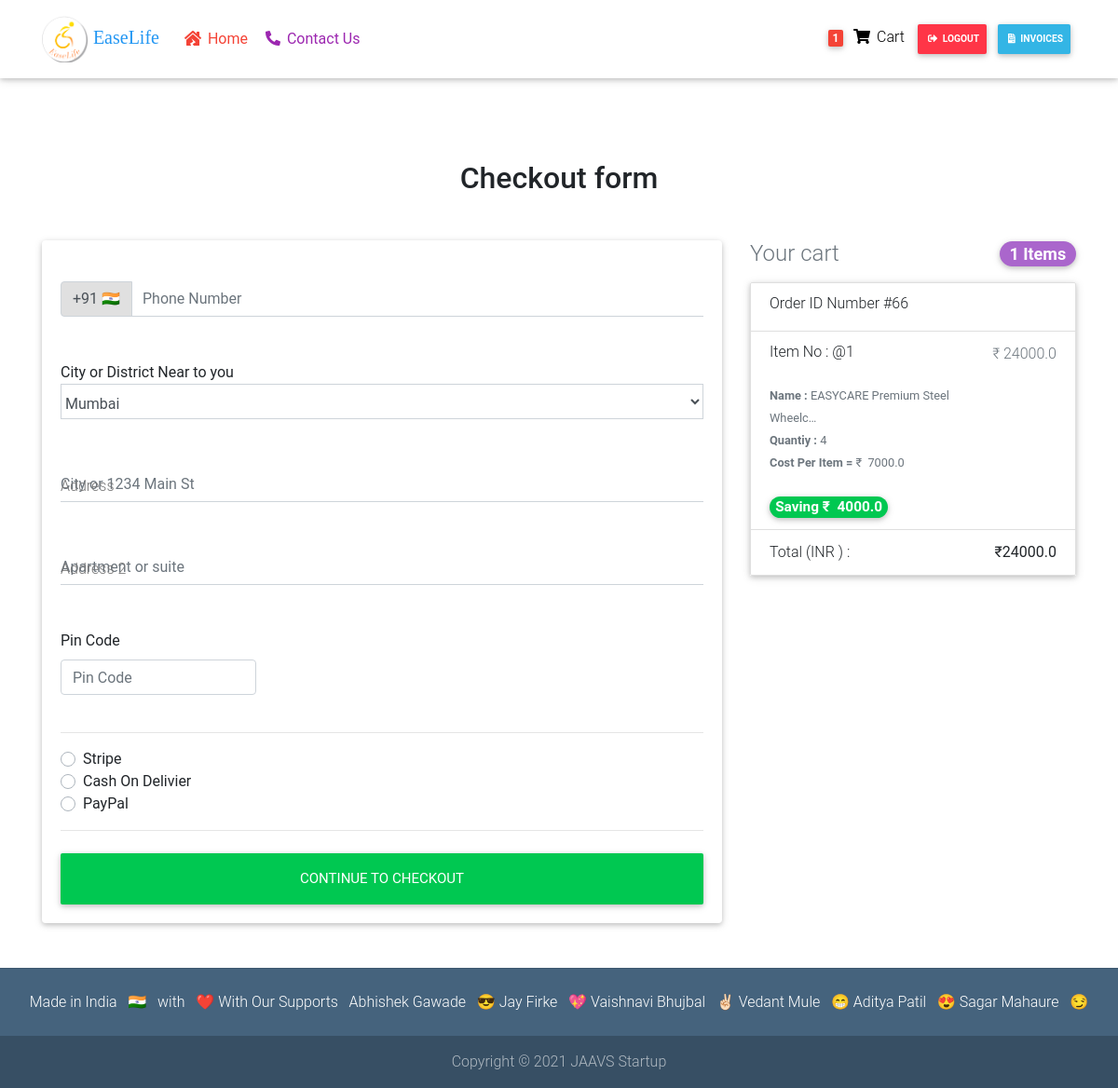
/check_out/ (signed in), run on the app's committed database.
### base/models.py (models this page shows, shortened)
class Order(models.Model):
    user = models.ForeignKey(settings.AUTH_USER_MODEL,on_delete=models.CASCADE)
    items =models.ManyToManyField(OrderItem)
    ordered = models.BooleanField(default=False)
    start_date =models.DateTimeField(auto_now_add=True)
    ordered_date = models.DateTimeField()
    billing_address=models.ForeignKey('BillingAddress',on_delete=models.SET_NULL,blank=True,null=True)
    def get_total(self):
        total=0
        for order_item in self.items.all():
            total +=order_item.get_final_price()
        return total

class OrderItem(models.Model):
    user = models.ForeignKey(settings.AUTH_USER_MODEL,on_delete=models.CASCADE)
    ordered = models.BooleanField(default=False)
    item=models.ForeignKey(Item,on_delete=models.CASCADE)
    qauntity=models.IntegerField(default=1)
    def get_total_item_price(self):
        return self.qauntity * self.item.price
    def get_total_discount_price(self):
        return self.qauntity * self.item.discount_price
    def get_amount_saved(self):
        return self.get_total_item_price()-self.get_total_discount_price()
    def get_final_price(self):
        if self.item.discount_price:
            return self.get_total_discount_price()
        return self.get_total_item_price()

class Item(models.Model):
    title =models.CharField( max_length=100,unique=True)
    price =models.FloatField()
    discount_price =models.FloatField(blank=True,null=True)
    category = models.CharField(choices=CATEGORY_CHOICES,verbose_name='Availablity Of Product',max_length=2,default='NA')
    label_name= models.CharField(max_length=14,verbose_name='The Word Inside a label',blank=True,null=True)
    label = models.CharField(choices=LABEL_CHOICES,max_length=1,default='P')
    slug=models.SlugField(max_length=150,blank=True,unique=True)
    description=models.TextField(max_length=1000)
    image=models.ImageField()
    image2=models.ImageField(blank=True)
    image3=models.ImageField(blank=True)
    image4=models.ImageField(blank=True)
    image5=models.ImageField(blank=True)
    image6=models.ImageField(blank=True)
    created = models.DateTimeField(auto_now_add=True)
    updated = models.DateTimeField(auto_now=True)

### base/views.py (the view, shortened to what this page needs)
# urls.py: path('check_out/',check_out.as_view(),name ='check-out'),
class check_out(LoginRequiredMixin,View):
    def get(self,*args,**kwargs):
        form=CheckoutForm()
        try:
            order=Order.objects.get(user=self.request.user,ordered=False)
            context={
                'form': form,
                'order':order,
                 "STRIPE_PUBLIC_KEY": settings.STRIPE_PUBLIC_KEY
            }
            return render(self.request,'checkout-page.html',context)
        except:
            messages.info(self.request,f'You don"t have Active Order')
            return redirect("base:item-list")

### base/forms.py (shortened to what this page needs)
class CheckoutForm(forms.Form):
    city = forms.CharField(initial='Mu',max_length=20,widget=forms.Select(choices=MAHARASHTRA_DISTRICTS,attrs={'id':"email",'class':"form-control",'placeholder':"City or District Near"}))
    phone_number = forms.CharField(max_length=15,widget=forms.NumberInput(attrs={'placeholder':"Phone Number" ,'maxlength':"15",'class':"form-control py-0"}))
    street_address = forms.CharField(max_length=250,widget=forms.TextInput(attrs={'id':"address",'class':"form-control",'placeholder':"City or 1234 Main St"}),required=True)
    apartment_address = forms.CharField(max_length=250,required=True,widget=forms.TextInput(attrs={'id':"address-2",'class':"form-control",'placeholder':"Apartment or suite"}))
    pin_code=forms.CharField(max_length=8,widget=forms.NumberInput(attrs={'placeholder':"Pin Code" ,'maxlength':"8",'class':"form-control"}))
    payment_option =forms.ChoiceField(widget=forms.RadioSelect,choices=PAYMENTS_CHOICES)

### base/templatetags/cart_template_tags.py (called while the page is built)
@register.filter
def cart_item_count(user):
    if user.is_authenticated:
        qs=Order.objects.filter(user=user,ordered=False)
        if qs.exists():
            return qs[0].items.count()
        return 0

### templates/checkout-page.html (shortened to what this page needs)
{% extends 'base.html' %}
{% load  crispy_forms_tags %}
{% block content %}
  <main class="mt-5 pt-4">
    <div class="container wow fadeIn">
      <h2 class="my-5 h2 text-center">Checkout form  {{order.item.list }}</h2>
      <div class="row">
        <div class="col-md-8 mb-4">
          <div class="card">
            <form class="card-body" method="post" action=''>
              <div class="md-form input-group pl-0 mb-5">
                <div class="input-group-prepend">
                  <span class="input-group-text" id="basic-addon1">+91 🇮🇳️ </span>
                </div>
                {{ form.phone_number }}
              </div>
              <div class="md-form mb-5">
                City or District Near to you
                {{ form.city }}
              </div>
              <div class="md-form mb-5">
                <label for="address" class="">Address</label>
              {{ form.street_address}}
              </div>
              <div class="md-form mb-5">
                <label for="address-2" class="">Address 2</label>
              {{ form.apartment_address}}
              </div>
              <div class="row">
                <div class="col-lg-4 col-md-6 mb-4">
                  <label for="zip">Pin Code</label>
                {{ form.pin_code}}
                </div>
              </div>
              <hr>
              <div class="d-block my-3">
              {% for value,name in form.fields.payment_option.choices %}
                <div class="custom-control custom-radio">
                  <label class="custom-control-label" for="{{ value }}">{{ name }}</label>
                </div>
              {% endfor %}
              </div>
              <hr class="mb-4">
              <button class="btn btn-success btn-lg btn-block" id='checkout-button' type="submit">Continue to checkout</button>
            </form>
          </div>
        </div>
        <div class="col-md-4 mb-4">
          <h4 class="d-flex justify-content-between align-items-center mb-3">
            <span class="text-muted">Your cart</span>
            <span class="badge badge-secondary badge-pill">{{ order.items.all|length }} Items</span>
          </h4>
          <ul class="list-group mb-3 z-depth-1">
            <li class="list-group-item d-flex justify-content-between lh-condensed">
              <div>
              <b>
                <h6 style="text-align:center;">Order ID Number  #{{ order.id }}</h6>
                </b>
              </div>
            </li>
            {% for order_item in order.items.all %}
            <li class="list-group-item d-flex justify-content-between lh-condensed">
              <div>
                <h6 class="my-0">Item  No : @{{ forloop.counter }}</h6>
                <br>
              <small class="text-muted"><b>Name : </b>{{ order_item.item.title|truncatechars:30  }}</small>
              <br>
              <small class="text-muted"><b>Quantiy :  </b>{{ order_item.qauntity }}</small>
              <br>
              <small class="text-muted"><b>Cost Per Item =</b>  ₹ &nbsp;{{ order_item.item.price }}
              </small>
            <br> <br>
                <small class="text-muted">
                {% if order_item.item.discount_price %}
                    <span class="badge rounded-pill bg-success" style="font-size:120%">
                            Saving ₹ &nbsp;{{ order_item.get_amount_saved }}
                     </span>
                       {% endif %}
              </small>
              </div>
              <span class="text-muted">
                                  {% if order_item.item.discount_price %}
                                      ₹&nbsp;{{ order_item.get_total_discount_price }}
                                 {% else %}
                                      ₹{{ order_item.get_total_item_price }}
                    {% endif %}
              </span>
            </li>
             {% endfor %}
            <li class="list-group-item d-flex justify-content-between">
              <span>Total (INR )  :</span>
              <strong>₹{{ order.get_total }}</strong>
            </li>
          </ul>
        </div>
      </div>
    </div>
  </main>
{% endblock content %}

### templates/navi.html (shortened to what this page needs)
{% load static %}
{% load cart_template_tags %}
  <nav class="navbar fixed-top navbar-expand-lg navbar-light white scrolling-navbar">
    <div class="container">
       <a class="navbar-brand waves-effect" href="{% url "base:item-list" %}" >
        <img src="{% static 'logo.png' %}" width="50" height="50">
        <strong class="blue-text" style='font-family: "Kaushan Script", cursive !important;'> EaseLife
        </strong>
      </a>
      <div class="collapse navbar-collapse" id="navbarSupportedContent">
         {% if request.user.groups.all.0.name != "admin" %}
              <ul class="navbar-nav mr-auto">
                <li class="nav-item">
                  <a class="nav-link waves-effect red-text" href="{% url "base:item-list" %}"><b><i class="fas fa-house-damage"></i> Home</b>
                  </a>
                </li>
                <li class="nav-item">
                  <a class="nav-link waves-effect purple-text" data-toggle="modal" data-target="#exampleModalCenter">
                    <b><i class="fas fa-phone-alt"></i>
                   Contact Us</b></a>
                </li>
              </ul>
    {% endif %}
        <ul class="navbar-nav nav-flex-icons">
          {% if request.user.is_authenticated %}
                {% if request.user.groups.all.0.name == "admin" %}
                                  <li class="nav-item">
                    <a class="nav-link waves-effect" href="{% url 'base:order-summary'  %}">
                      <span class="badge red z-depth-1 mr-1"> {{ request.user|cart_item_count }} </span>
                      <i class="fas fa-shopping-cart"></i>
                      <span class="clearfix d-none d-sm-inline-block"> Cart </span>
                    </a>
                  </li>
                {% else %}
                  <li class="nav-item">
                    <a class="nav-link waves-effect" href="{% url 'base:order-summary'  %}">
                      <span class="badge red z-depth-1 mr-1"> {{ request.user|cart_item_count }} </span>
                      <i class="fas fa-shopping-cart"></i>
                      <span class="clearfix d-none d-sm-inline-block"> Cart </span>
                    </a>
                  </li>
                   <li class="nav-item">
                    <a href="{% url 'account_logout' %}" class="nav-link waves-effect btn btn-danger btn-sm white-text">
                      <i class="fas fa-sign-out-alt"></i>
                      <b>LogOut</b>
                    </a>
                  </li>
                  <li class="nav-item">
                    <a href="{% url 'account_logout' %}" class="nav-link waves-effect btn btn-info btn-sm white-text">
                      <i class="fas fa-file-invoice"></i>
                      <b>Invoices</b>
                    </a>
                  </li>
                {% endif %}
            {% endif %}
        </ul>
      </div>
    </div>
  </nav>

### templates/base.html (style rules this page uses)
html, body, header, .carousel { height: 60vh; }

### data on the page
Order: items.all|length "1", id "66", get_total "24000.0"
OrderItem: item "EASYCARE Premium Steel Wheelc…", qauntity "4", item.price "7000.0", get_amount_saved "4000.0", get_total_discount_price "24000.0"

### other printed values
{{ request.user|cart_item_count }} "1"
{{ name }} "Stripe" "Cash On Delivier" "PayPal"
